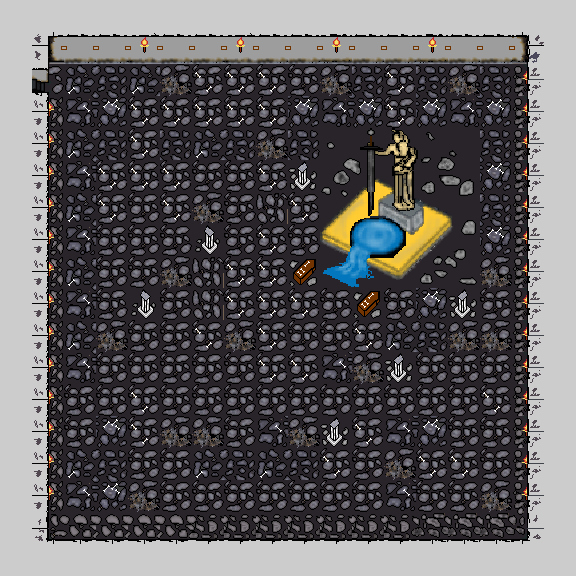

This is a level from a 2D game, rendered from its Tiled map with the project's own tilesets. A one-line summary and the complete map file follow:
An orthogonal 18x18 tile map with 32x32 px tiles, 4 tile layers (GroundLayer, EntranceLayer, CollisionLayer, CharacterLayer), 2 tilesets.

<map version="1.0" orientation="orthogonal" renderorder="right-up" width="18" height="18" tilewidth="32" tileheight="32" nextobjectid="1">
 <tileset firstgid="1" name="mainstagedungeon" tilewidth="32" tileheight="32" tilecount="100" columns="10">
  <image source="mainstagedungeon.png" width="320" height="320" />
 </tileset>
 <tileset firstgid="101" name="fountain" tilewidth="32" tileheight="32" tilecount="25" columns="5">
  <image source="fountain.png" width="160" height="160" />
 </tileset>
 <layer name="GroundLayer" width="18" height="18">
  <data encoding="csv">
72,73,72,73,72,73,72,73,72,73,72,73,72,73,72,73,72,73,
82,83,82,83,82,91,81,81,82,83,82,83,82,91,91,91,82,83,
72,0,72,73,72,81,92,92,92,91,81,73,92,73,81,73,72,73,
91,83,82,83,92,92,92,92,92,83,82,83,92,83,82,83,82,83,
91,73,72,73,92,73,72,73,81,73,93,93,93,91,91,73,72,73,
82,83,82,92,92,92,91,91,92,92,92,83,81,91,91,83,82,83,
72,73,72,92,91,92,81,91,93,92,92,92,92,92,81,73,72,73,
82,83,82,91,91,91,93,91,92,91,91,92,92,92,92,83,82,83,
72,73,72,91,91,81,93,92,92,92,81,92,91,92,92,81,91,91,
82,83,82,91,91,91,93,92,92,92,91,91,91,83,91,91,82,81,
72,73,72,81,91,91,92,81,92,91,91,92,72,73,81,81,72,81,
82,83,82,91,91,91,91,91,92,92,82,81,92,91,91,91,91,81,
81,81,91,91,92,91,91,91,91,91,91,91,91,91,91,92,72,73,
81,91,91,83,92,81,81,91,82,81,92,92,82,83,91,91,82,83,
72,73,72,73,91,91,72,73,72,73,92,91,81,92,92,91,72,73,
82,83,82,83,81,91,91,91,91,91,91,91,82,91,91,81,82,83,
72,73,72,73,72,73,72,81,81,73,91,81,91,81,81,73,72,73,
82,83,82,83,82,83,82,83,82,83,82,83,82,83,82,83,82,83
</data>
 </layer>
 <layer name="EntranceLayer" width="18" height="18">
  <data encoding="csv">
0,0,0,0,0,0,0,0,0,0,0,0,0,0,0,0,0,0,
0,0,0,0,0,0,0,0,0,0,0,0,0,0,0,0,0,0,
0,74,0,0,0,0,0,0,0,0,0,0,0,0,0,0,0,0,
0,0,0,0,0,0,0,0,0,0,0,0,0,0,0,0,0,0,
0,0,0,0,0,0,0,0,0,0,0,0,0,0,0,0,0,0,
0,0,0,0,0,0,0,0,0,0,0,0,0,0,0,0,0,0,
0,0,0,0,0,0,0,0,0,0,0,0,0,0,0,0,0,0,
0,0,0,0,0,0,0,0,0,0,0,0,0,0,0,0,0,0,
0,0,0,0,0,0,0,0,0,0,0,0,0,0,0,0,0,0,
0,0,0,0,0,0,0,0,0,0,0,0,0,0,0,0,0,0,
0,0,0,0,0,0,0,0,0,0,0,0,0,0,0,0,0,0,
0,0,0,0,0,0,0,0,0,0,0,0,0,0,0,0,0,0,
0,0,0,0,0,0,0,0,0,0,0,0,0,0,0,0,0,0,
0,0,0,0,0,0,0,0,0,0,0,0,0,0,0,0,0,0,
0,0,0,0,0,0,0,0,0,0,0,0,0,0,0,0,0,0,
0,0,0,0,0,0,0,0,0,0,0,0,0,0,0,0,0,0,
0,0,0,0,0,0,0,0,0,0,0,0,0,0,0,0,0,0,
0,0,0,0,0,0,0,0,0,0,0,0,0,0,0,0,0,0
</data>
 </layer>
 <layer name="CollisionLayer" width="18" height="18">
  <data encoding="csv">
61,61,61,61,61,61,61,61,61,61,61,61,61,61,61,61,61,61,
61,54,56,56,55,56,56,55,56,56,57,56,56,57,56,56,58,61,
61,0,0,0,0,0,0,0,0,0,0,0,0,0,0,0,68,61,
61,84,0,0,0,0,0,0,0,0,0,0,0,0,0,0,68,61,
61,84,0,0,0,0,0,0,0,0,101,102,103,104,105,0,68,61,
61,84,0,0,0,0,0,0,0,41,106,107,108,109,110,0,68,61,
61,84,0,0,0,0,0,0,0,0,111,112,113,114,115,0,68,61,
61,84,0,0,0,0,42,0,0,0,116,117,118,119,120,0,68,61,
61,84,0,0,0,0,0,0,0,51,121,122,123,124,125,0,68,61,
61,84,0,0,42,0,0,0,0,0,0,51,0,0,41,0,68,61,
61,84,0,0,0,0,0,0,0,0,0,0,0,0,0,0,68,61,
61,84,0,0,0,0,0,0,0,0,0,0,41,0,0,0,68,61,
61,84,0,0,0,0,0,0,0,0,0,0,0,0,0,0,68,61,
61,84,0,0,0,0,0,0,0,0,41,0,0,0,0,0,68,61,
61,84,0,0,0,0,0,0,0,0,0,0,0,0,0,0,88,61,
61,84,0,0,0,0,0,0,0,0,0,0,0,0,0,0,88,61,
61,94,95,95,95,95,96,96,96,96,96,96,96,97,97,97,98,61,
61,61,61,61,61,61,61,61,61,61,61,61,61,61,61,61,61,61
</data>
 </layer>
 <layer name="CharacterLayer" width="18" height="18">
  <data encoding="csv">
0,0,0,0,0,0,0,0,0,0,0,0,0,0,0,0,0,0,
0,0,0,0,0,0,0,0,0,0,0,0,0,0,0,0,0,0,
0,0,0,0,0,0,0,0,0,0,0,0,0,0,0,0,0,0,
0,0,0,0,0,0,0,0,0,0,0,0,0,0,0,0,0,0,
0,0,0,0,0,0,0,0,0,0,0,0,0,0,0,0,0,0,
0,0,0,0,0,0,0,0,0,0,0,0,0,0,0,0,0,0,
0,0,0,0,0,0,0,0,0,0,0,0,0,0,0,0,0,0,
0,0,0,0,0,0,0,0,0,0,0,0,0,0,0,0,0,0,
0,0,0,0,0,0,0,0,0,0,0,0,0,0,0,0,0,0,
0,0,0,0,0,0,0,0,0,0,0,0,0,0,0,0,0,0,
0,0,0,0,0,0,0,0,0,0,0,0,0,0,0,0,0,0,
0,0,0,0,0,0,0,0,0,0,0,0,0,0,0,0,0,0,
0,0,0,0,0,0,0,0,0,0,0,0,0,0,0,0,0,0,
0,0,0,0,0,0,0,0,0,0,0,0,0,0,0,0,0,0,
0,0,0,0,0,0,0,0,0,0,0,0,0,0,0,0,0,0,
0,0,0,0,0,0,0,0,0,0,0,0,0,0,0,0,0,0,
0,0,0,0,0,0,0,0,0,0,0,0,0,0,0,0,0,0,
0,0,0,0,0,0,0,0,0,0,0,0,0,0,0,0,0,0
</data>
 </layer>
</map>
